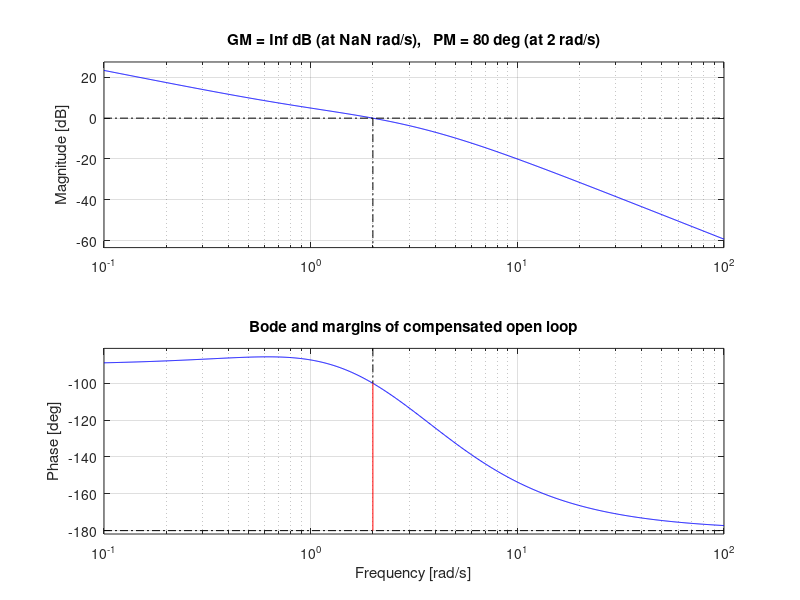
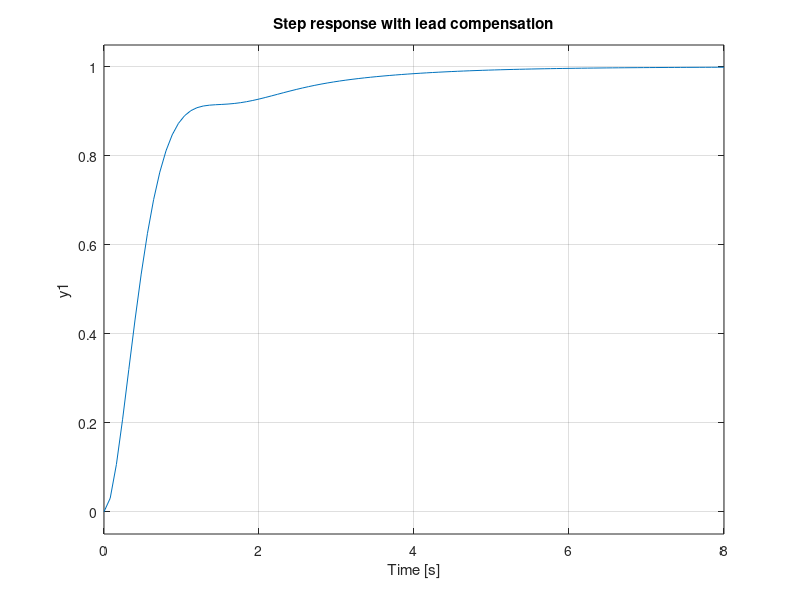

Write MATLAB code to recreate these figures, in order.
% Plant: G(s) = 1 / (s (s + 2))
s = tf('s');
G = 1 / (s * (s + 2));

% Lead compensator parameters
phi_req_deg = 30;
phi_safety_deg = 5;
phi_max_deg = phi_req_deg + phi_safety_deg;
phi_max = deg2rad(phi_max_deg);

alpha = (1 + sin(phi_max)) / (1 - sin(phi_max));

omega_c_star = 2;  % desired new crossover
T = 1 / (omega_c_star * sqrt(alpha));

% Lead compensator: C(s) = Kc (1 + alpha T s) / (1 + T s)
Kc = 1;
C_base = Kc * (1 + alpha * T * s) / (1 + T * s);

[mag, ~, ~] = bode(C_base * G, omega_c_star);
mag0 = squeeze(mag);
Kc = 1 / mag0;
C = Kc * C_base;

% Open-loop and closed-loop
L = C * G;
T_cl = feedback(L, 1);

figure; margin(L); grid on;
title('Bode and margins of compensated open loop');

figure; step(T_cl);
grid on;
title('Step response with lead compensation');

% Simulink hint:
% - Create a new model, place a Transfer Fcn block for G(s)
% - Place another Transfer Fcn block for C(s) with numerator [Kc * alpha*T, Kc]
%   and denominator [T, 1]
% - Connect blocks in series and close unity feedback loop
